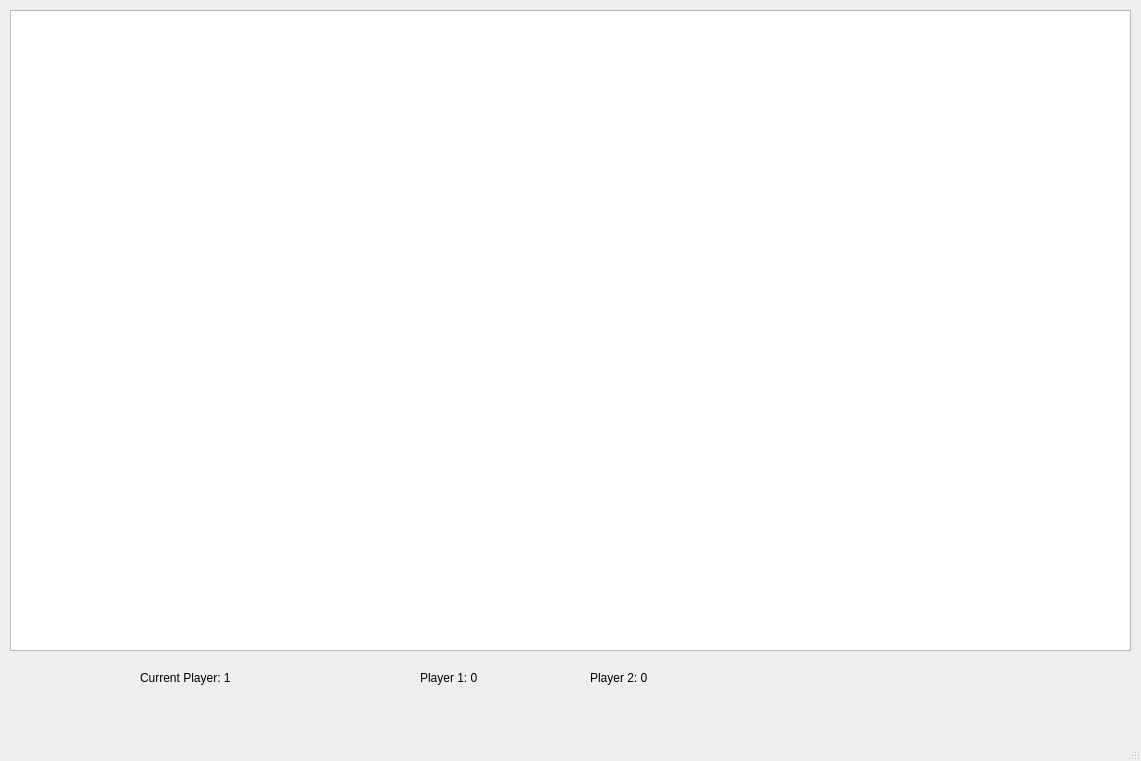
<?xml version="1.0" encoding="UTF-8"?>
<ui version="4.0">
 <class>MainWindow</class>
 <widget class="QMainWindow" name="MainWindow">
  <property name="geometry">
   <rect>
    <x>0</x>
    <y>0</y>
    <width>1141</width>
    <height>761</height>
   </rect>
  </property>
  <property name="windowTitle">
   <string>MainWindow</string>
  </property>
  <widget class="QWidget" name="centralwidget">
   <widget class="QGraphicsView" name="graphicsView">
    <property name="enabled">
     <bool>true</bool>
    </property>
    <property name="geometry">
     <rect>
      <x>10</x>
      <y>10</y>
      <width>1121</width>
      <height>641</height>
     </rect>
    </property>
    <property name="sizePolicy">
     <sizepolicy hsizetype="Preferred" vsizetype="Preferred">
      <horstretch>0</horstretch>
      <verstretch>0</verstretch>
     </sizepolicy>
    </property>
    <property name="autoFillBackground">
     <bool>false</bool>
    </property>
    <property name="backgroundBrush">
     <brush brushstyle="NoBrush">
      <color alpha="255">
       <red>0</red>
       <green>0</green>
       <blue>0</blue>
      </color>
     </brush>
    </property>
   </widget>
   <widget class="QLabel" name="background">
    <property name="geometry">
     <rect>
      <x>10</x>
      <y>10</y>
      <width>931</width>
      <height>571</height>
     </rect>
    </property>
    <property name="text">
     <string/>
    </property>
   </widget>
   <widget class="QLabel" name="p1Score">
    <property name="geometry">
     <rect>
      <x>420</x>
      <y>670</y>
      <width>131</width>
      <height>16</height>
     </rect>
    </property>
    <property name="text">
     <string>Player 1: 0</string>
    </property>
   </widget>
   <widget class="QLabel" name="p2Score">
    <property name="geometry">
     <rect>
      <x>590</x>
      <y>670</y>
      <width>131</width>
      <height>16</height>
     </rect>
    </property>
    <property name="text">
     <string>Player 2: 0</string>
    </property>
   </widget>
   <widget class="QLabel" name="curPlayer">
    <property name="geometry">
     <rect>
      <x>140</x>
      <y>670</y>
      <width>201</width>
      <height>16</height>
     </rect>
    </property>
    <property name="text">
     <string>Current Player: 1</string>
    </property>
   </widget>
   <zorder>background</zorder>
   <zorder>graphicsView</zorder>
   <zorder>p1Score</zorder>
   <zorder>p2Score</zorder>
   <zorder>curPlayer</zorder>
  </widget>
  <widget class="QMenuBar" name="menubar">
   <property name="geometry">
    <rect>
     <x>0</x>
     <y>0</y>
     <width>1141</width>
     <height>22</height>
    </rect>
   </property>
  </widget>
  <widget class="QStatusBar" name="statusbar"/>
 </widget>
 <resources/>
 <connections/>
</ui>
